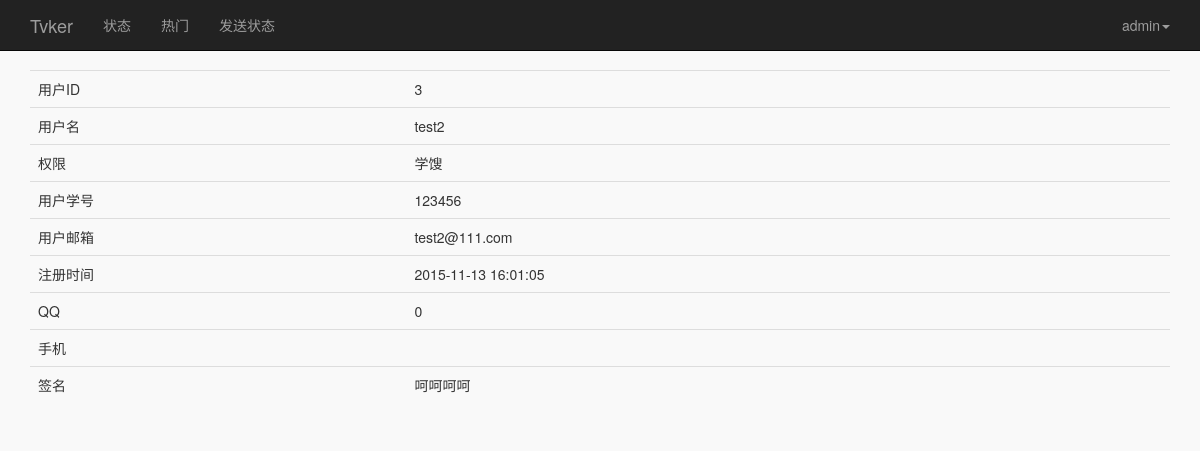
Page /userdetails.php?userid=3 (signed in) on the committed database.
### tables this page shows
CREATE TABLE `user` (
  `userid` int(12) NOT NULL COMMENT '用户ID',
  `username` varchar(255) NOT NULL,
  `password` varchar(255) NOT NULL,
  `email` varchar(255) NOT NULL,
  `studentid` int(10) DEFAULT NULL,
  `signature` text,
  `registertime` timestamp NOT NULL DEFAULT CURRENT_TIMESTAMP ON UPDATE CURRENT_TIMESTAMP,
  `ban` int(1) NOT NULL DEFAULT '0',
  `level` int(2) NOT NULL DEFAULT '1',
  `count` int(1) NOT NULL DEFAULT '0',
  `qq` int(20) DEFAULT NULL,
  `phone` int(20) DEFAULT NULL,
  PRIMARY KEY (`userid`)
);

### userdetails.php (the view, shortened to what this page needs)
<?php include_once('linkstart.php');
if (@$_GET['userid']) {
    $userid = $_GET['userid'];
} else {
    $userid = $_SESSION['userid'];
}
$user = get_user_by_id($userid);
?>
<div class="container">
    <table class="table">
        <tbody>
        <tr>
            <td>用户ID</td>
            <td><?php echo $user['userid']; ?></td>
        </tr>
        <tr>
            <td>用户名</td>
            <td><?php echo $user['username']; ?></td>
        </tr>
        <tr>
            <td>权限</td>
            <td><?php echo $user['level']; ?></td>
        </tr>
        <tr>
            <td>用户学号</td>
            <td><?php echo $user['studentid']; ?></td>
        </tr>
        <tr>
            <td>用户邮箱</td>
            <td><?php echo $user['email']; ?></td>
        </tr>
        <tr>
            <td>注册时间</td>
            <td><?php echo $user['registertime']; ?></td>
        </tr>
        <tr>
            <td>QQ</td>
            <td><?php echo $user['qq']; ?></td>
        </tr>
        <tr>
            <td>手机</td>
            <td><?php echo $user['phone']; ?></td>
        </tr>
        <tr>
            <td>签名</td>
            <td><?php echo $user['signature']; ?></td>
        </tr>
        </tbody>
    </table>
</div>
</body>

### css/custom.css (style rules this page uses)
body { min-height: 2000px; padding-top: 70px; background-color: #f9f9f9; }

### rows in the picture
user: userid "3", username "test2", studentid "123456", email "test2@111.com", registertime "2015-11-13 16:01:05", qq "0", signature "呵呵呵呵"

### other values in the picture
get_user_by_id($_SESSION['userid'])['username'] "admin"
$user['level'] "学馊"
